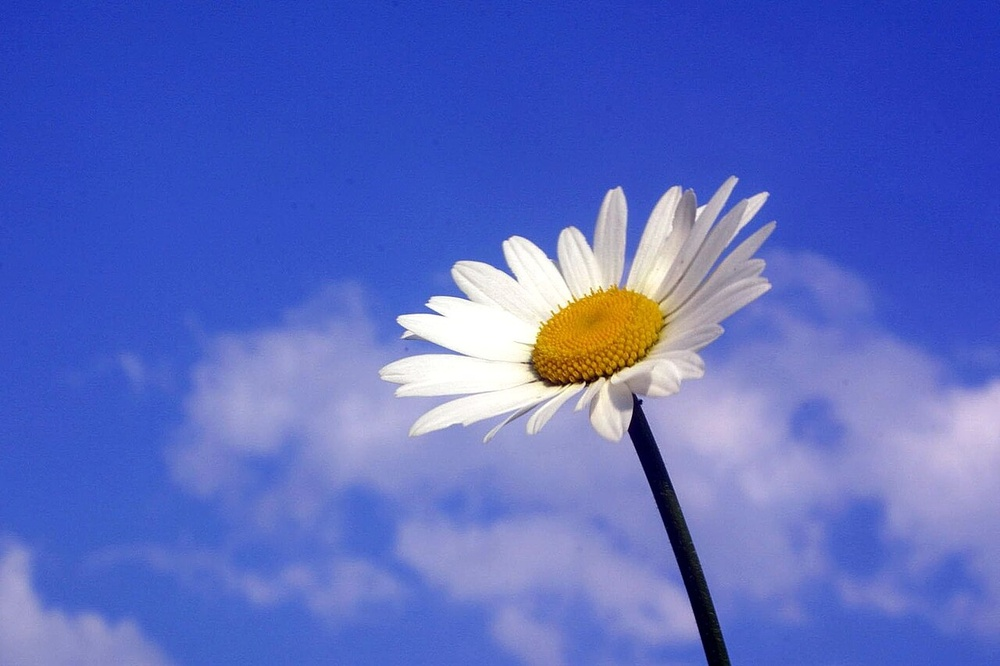
#> input picture flower.jpg, 1000 x 666 px, shrunk from 1280 x 853 before the run
$ jupyter execute main.ipynb
#> lines starting #> are read from the running program, lines starting #| are printed output that depends on the picture
**Image Segmentation :** Vise à découper une image en zones distinctes selon certains critères (couleur, intensité, texture, etc...). Chaque zone (segment) regroupe des pixels qui partagent des caractéristiques communes. L'objectif est de simplifier l'analyse de l'image.

**K-Means :** Algorithme de clustering (regroupement) non supervisé. On choisit un nombre de groupes K. L'algorithme attribue à chaque pixel l'un des K groupes en fonction de sa couleur ou d'autres caractéristiques. Il ajuste ensuite les "centroïdes" de chaque groupe jusqu'à ce que les regroupements soient optimaux. Appliqué à une image, cela signifie que chaque pixel sera assigné à un cluster, et l'image finale sera une représentation avec K couleurs dominantes.

[cell 1]
import matplotlib as mpl
import matplotlib.pyplot as plt
from sklearn.cluster import KMeans
import cv2

[cell 2]
image = mpl.image.imread("flower.jpg")
#> image is the input picture: shape (666, 1000, 3); mean R, G, B 90.1, 106.8, 194.8

[cell 3]
plt.imshow(image)

[cell 4]
image.shape
#> Out = (666, 1000, 3)

[cell 5]
X = image.reshape(-1, 3)
X.shape
#> Out = (666000, 3)

`image.shape` = renvoit un output (853,1280, 3) pour l'image de fleur. Cela signifie que l'image a 853 lignes (hauteur), 1280 colonnes (largeur) et 3 canaux de couleur. Donc c'est une image couleur de 853 x 1280. Chaque pixel a trois valeurs (R, G, B)

`image.reshape(-1, 3)` = on "aplatit" l'image en un tableau 2D où chaque ligne représente un pixel et où chaque colonne représente une composant de couleur (R, G, B). Le paramètre -1 signifie que Python calcule automatiquement ce nombre en fonction des dimensions restants

On obtient donc (853 x 1280, 3) = (1091840, 3).
Ce tableau signifie qu'on a 1091840 pixels, et chaque pixels est représenté par 3 nombres (la couleur R, G, B).

Cette transformation est nécéssaire pour appliquer l'algorithme K-Means, car il s'attend à recevoir un tableau de données tabulaires.

[cell 6]
kmeans = KMeans(n_clusters=5, n_init=10)
kmeans.fit(X)

On regroupe les pixels en 5 groupes de couleur (N_clusters).
Pour être sûr de trouver le bon résultat, K-Means va s'exécuter 10 fois avec des points de départ différents, et garder le meilleur regroupement (celui qui minimise l'erreur).

[cell 7]
segmented_img = kmeans.cluster_centers_[kmeans.labels_]
segmented_img = segmented_img.reshape(image.shape)

[cell 8]
plt.imshow(segmented_img / 255)
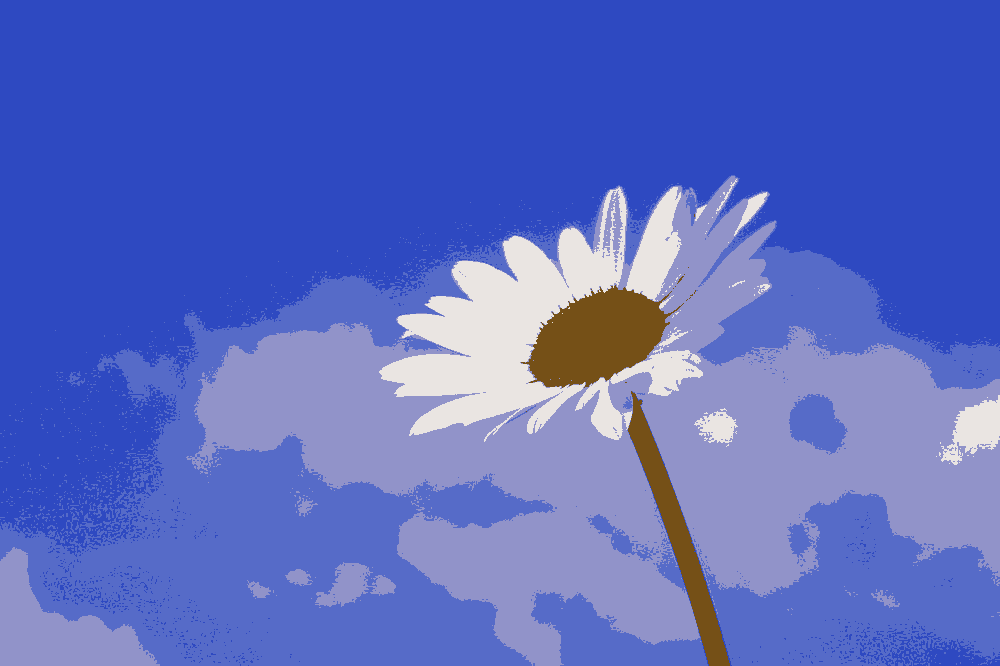
#> shown: shape (666, 1000, 3) float64; mean R, G, B 0.353, 0.418, 0.764

[cell 9]
cv2.imwrite("image1.png", cv2.cvtColor(image, cv2.COLOR_BGR2RGB))
cv2.imwrite("image2.png", cv2.cvtColor(segmented_img.astype("uint8"), cv2.COLOR_BGR2RGB))
#> Out = True


$ run again, with dog.jpg copied over flower.jpg
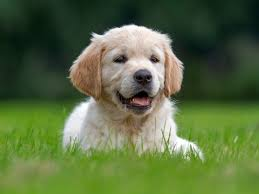
#> input picture dog.jpg, 259 x 194 px
#> image is the input picture: shape (194, 259, 3); mean R, G, B 89.5, 108.1, 64.9
#> `[cell 8] plt.imshow(segmented_img / 255)`:
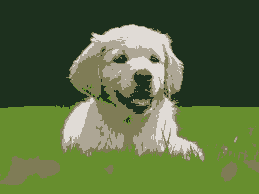
#> shown: shape (194, 259, 3) float64; mean R, G, B 0.351, 0.424, 0.255
